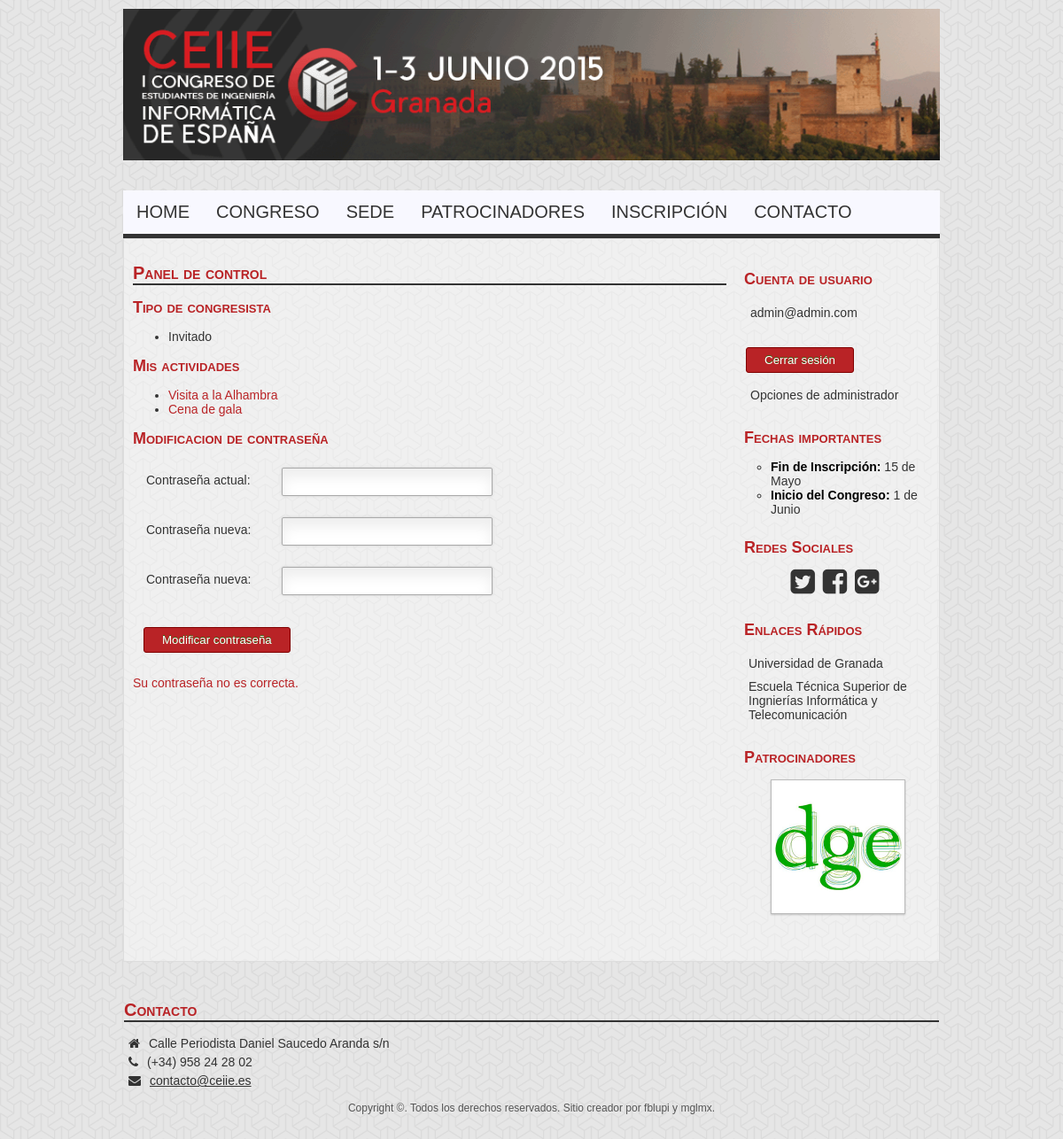
Screenshot of /P4/index.php?cat=usuario&mod_error=antigua-match (signed in) with the database file from the repository.
### tables this page shows
CREATE TABLE IF NOT EXISTS `cuotas` (
  `ID_cuota` varchar(15) NOT NULL,
  `Nombre_cuota` varchar(30) NOT NULL,
  `Descripcion` text NOT NULL,
  `Precio` float NOT NULL
);

CREATE TABLE IF NOT EXISTS `apuntados_actividad` (
  `email` varchar(40) NOT NULL,
  `ID_act` varchar(30) NOT NULL
);

CREATE TABLE IF NOT EXISTS `actividades` (
  `ID_act` varchar(30) NOT NULL,
  `Titulo` varchar(30) NOT NULL,
  `Fecha` date NOT NULL,
  `Hora_salida` time NOT NULL,
  `Hora_llegada` time DEFAULT NULL,
  `Descripcion` text NOT NULL,
  `Detalles` text NOT NULL,
  `Foto_src` varchar(256) NOT NULL,
  `Foto_title` varchar(32) NOT NULL,
  `Foto_alt` varchar(32) NOT NULL,
  `Precio` float NOT NULL,
  `Minifoto_src` varchar(256) NOT NULL
);

### P4/contenido/content-usuario.php (the view, shortened to what this page needs)
<div id="content">
    <section>
<?php if(isset($_SESSION['usuario'])){?>
    <h1>Panel de control</h1>
    <article>
    <?php
        include 'comun/conexionDB.php';
        $usuario=$_SESSION['usuario'];
        echo '<h2>Tipo de congresista</h2>';
        $seleccion="SELECT Nombre_cuota FROM cuotas, usuarios WHERE usuarios.email='$usuario' AND usuarios.ID_Cuota=cuotas.ID_Cuota";
        $resultado=mysql_query($seleccion,$conexion);
        $fila=mysql_fetch_array($resultado);
        echo '<ul>';
        echo '<li>'.$fila['Nombre_cuota'].'</li>';
        echo '</ul>';
        echo '<h2>Mis actividades</h2>';
        echo '<ul>';
        $seleccion="SELECT * FROM apuntados_actividad WHERE apuntados_actividad.email='$usuario'";
        $resultado=mysql_query($seleccion,$conexion);
        while($fila=mysql_fetch_array($resultado)){
            $select_actividad="SELECT ID_act,Titulo FROM actividades WHERE actividades.ID_act='".$fila['ID_act']."'";
            $res=mysql_query($select_actividad);
            if($act=mysql_fetch_array($res)){
                echo '<li><a href="index.php?cat=actividades&act='.$act['ID_act'].'">'.$act['Titulo'].'</a></li>';
            }
        }
        echo '</ul>';
        echo '</article>';
        mysql_close($conexion); ?>
        <article>
            <h2>Modificacion de contraseña</h2>
            <form class="contact_form" action="contenido/contrasena/scriptModificacion.php" method="post" name="recuperacion_form">
                <ul>
                    <li>
                        <label for="contra-actual">Contraseña actual:</label>
                        <input type="password" name="contra-actual"  required/>
                    </li>
                    <li>
                        <label for="contra-nuev">Contraseña nueva:</label>
                        <input type="password" name="contra-nueva"  required/>
                    </li>
                    <li>
                        <label for="contra-nueva2">Contraseña nueva:</label>
                        <input type="password" name="contra-nueva2"  required/>
                    </li>
                    <li>
                        <button class="submit" type="submit">Modificar contraseña</button>
                    </li>
                </ul>
            </form>
            <?php
                if(isset($_GET['mod_error'])){
                    $error=$_GET['mod_error'];
                    switch($error){
                        case 'antigua-match':
                            echo '<div class="error"><p>Su contraseña no es correcta.</p></div>';
                            break;
                    }
                }
            ?>
        </article>
<?php }else{?>
    <p>No has iniciado sesión.</p>
<?php } ?>
        </section>
</div>

### P4/css/style.css (style rules this page uses)
body { font-family: Pier, sans-serif; width: 980px; margin: auto; background-image: url("../images/background.png"); background-repeat: repeat; }
#main #content { padding-top: 10px; width: 75%; float: left; clear: both; }
#main h1 { font-variant: small-caps; font-weight: bolder; font-size: 20px; color: #B92326; border-bottom: 2px solid #333333; margin-bottom: 10px; }
#main h2 { font-variant: small-caps; font-weight: bolder; font-size: 18px; color: #B92326; margin-bottom: 10px; }
#main #content section { margin: 10px; }
#main #content section article { text-align: justify; }
#main #content section a { text-decoration: none; color: #B92326; }
#main #content section article .contact_form button { margin-left: 0px; margin-top: 12px; }
.contact_form ul { list-style-type: none; list-style-position: outside; margin: 0px; padding: 0px; }
.contact_form li { padding: 12px; position: relative; }
.contact_form label { width: 150px; margin-top: 3px; display: inline-block; float: left; padding: 3px; }
.contact_form input { height: 20px; width: 220px; padding: 5px 8px; font-family: Pier, sans-serif; }
.contact_form button { margin-left: 156px; }
.contact_form input, .contact_form textarea, .contact_form select { border: 1px solid #AAAAAA; box-shadow: 0px 0px 3px #CCCCCC, 0px 10px 15px #EEEEEE inset; border-radius: 2px; }
button.submit { font-family: Pier, sans-serif; background-color: #B92326; border: 1px solid #800000; border-bottom: 1px solid #800000; border-radius: 3px; -webkit-border-radius: 3px; -moz-border-radius: 3px; -ms-border-radius: 3px; -o-border-radius: 3px; box-shadow: inset 0 1px 0 0 #B92326; -webkit-box-shadow: 0 1px 0 0 #B92326 inset ; -moz-box-shadow: 0 1px 0 0 #B92326 inset; -ms-box-shadow: 0 1px 0 0 #B92326 inset; -o-box-shadow: 0 1px 0 0 #B92326 inset; color: white; padding: 6px 20px; text-align: center; text-shadow: 0 -1px 0 #396715; }
.error p { color: #B92326; }

### rows the page displays
cuotas: Nombre_cuota "Invitado"
apuntados_actividad: ID_act.Titulo "Visita a la Alhambra"
apuntados_actividad: ID_act.Titulo "Cena de gala"

### other values shown
$_SESSION['usuario'] "admin@admin.com"
